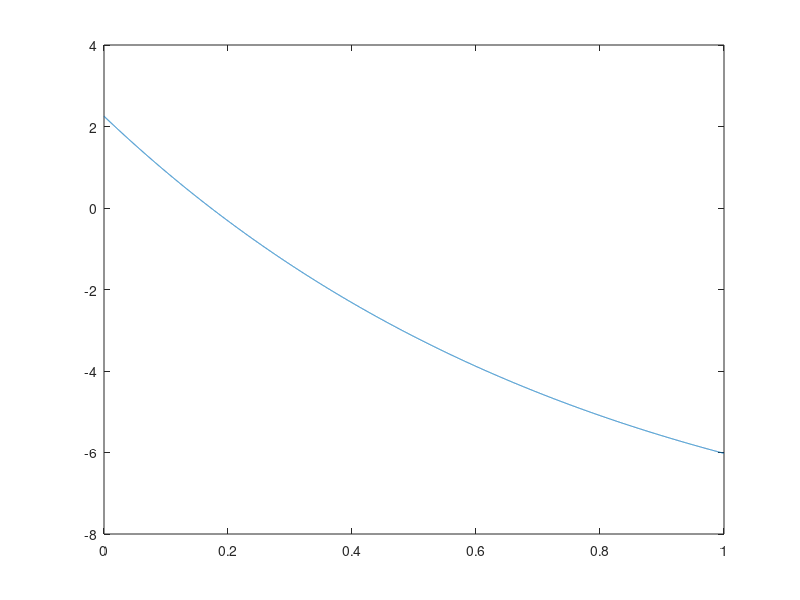

MATLAB code to generate this figure:
clear all
close all
clc

x = linspace(0, 1, 10000 );

g = -8.7 + sin( (x - 2)/5 ) - exp( 3 - x).*sin( (x - 3)./5 );

plot( x, g )
